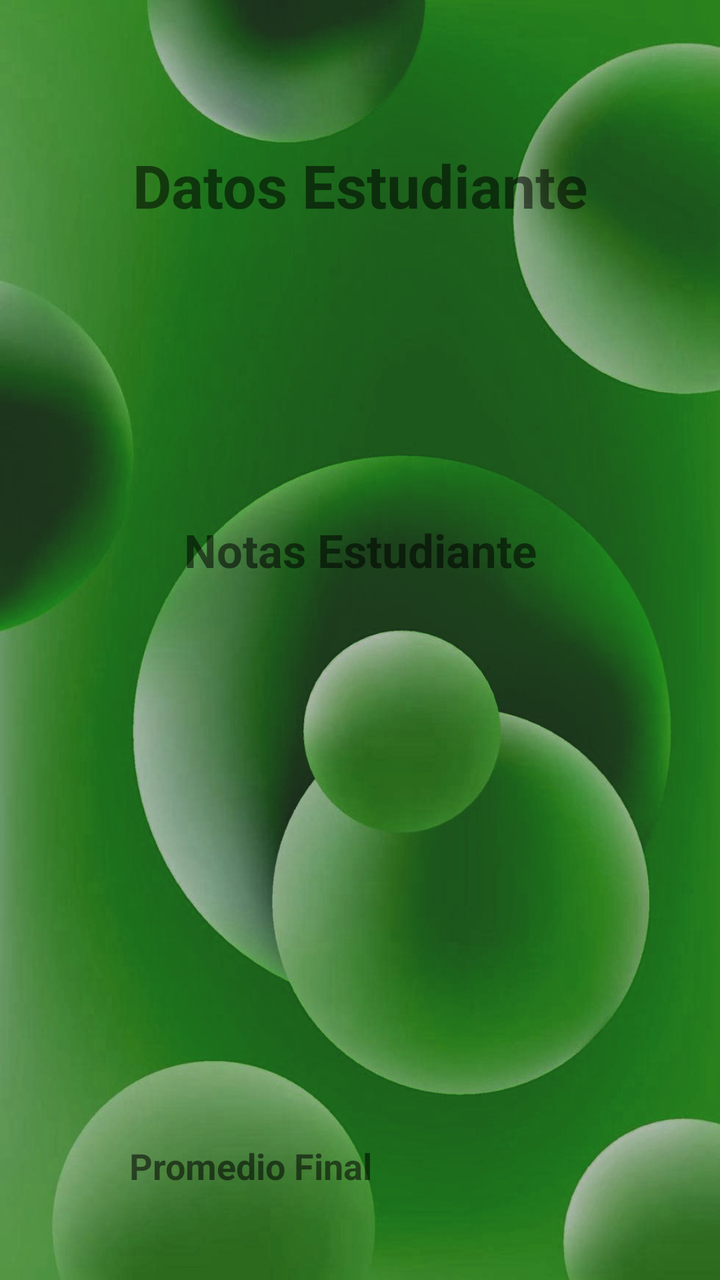
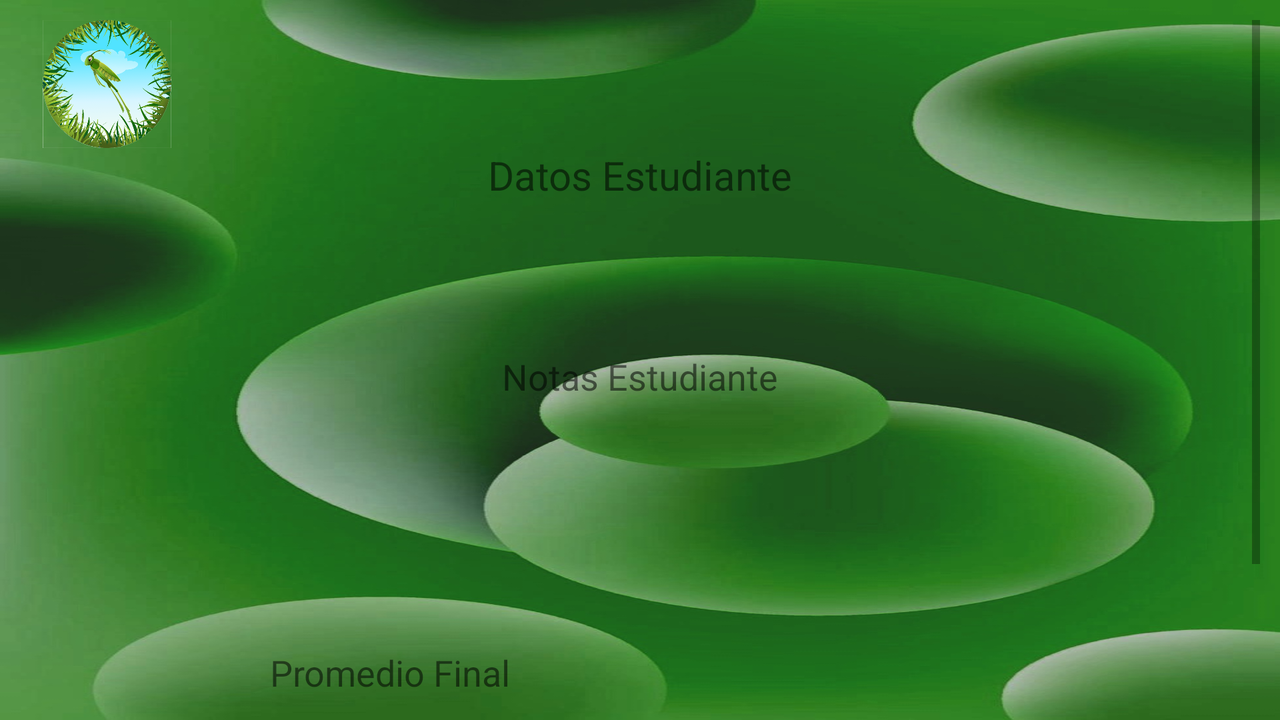

One screen, two layout resources from the same app: the default and the repository's alternative for another configuration. Each is rendered where Android would select it; the XML of both is given below.
<!-- AndroidManifest.xml: application theme Theme.Saltamontes -->
<!-- res/layout/activity_results.xml -->
<?xml version="1.0" encoding="utf-8"?>
<androidx.constraintlayout.widget.ConstraintLayout xmlns:android="http://schemas.android.com/apk/res/android"
    xmlns:app="http://schemas.android.com/apk/res-auto"
    xmlns:tools="http://schemas.android.com/tools"
    android:layout_width="match_parent"
    android:layout_height="match_parent"
    tools:context=".ResultsActivity"
    android:padding="10dp"
    android:background="@drawable/logo1">

    <TextView
        android:id="@+id/resultado"
        android:layout_width="match_parent"
        android:layout_height="wrap_content"
        android:layout_marginVertical="3dp"
        android:text=""
        android:textAlignment="center"
        android:textColor="#F10A0A"
        android:textSize="35dp"
        app:layout_constraintTop_toTopOf="parent"
        tools:layout_editor_absoluteX="176dp" />

    <TableLayout
        android:id="@+id/tableLayout"
        android:layout_width="match_parent"
        android:layout_height="wrap_content"
        app:layout_constraintTop_toBottomOf="@+id/resultado"
        tools:layout_editor_absoluteX="1dp"
        tools:ignore="MissingConstraints"
        android:layout_marginVertical="8dp">

        <TableRow
            android:layout_width="match_parent"
            android:layout_height="wrap_content">

            <TextView
                android:id="@+id/i"
                android:layout_height="50dp"
                android:layout_weight="1"
                android:gravity="center"
                android:text="Datos Estudiante"
                android:textAlignment="center"
                android:textSize="30dp"
                android:textStyle="bold"
                app:layout_constraintTop_toTopOf="parent"
                tools:layout_editor_absoluteX="176dp" />

        </TableRow>
        <TableRow
            android:layout_width="match_parent"
            android:layout_height="wrap_content">

            <TextView
                android:id="@+id/documento"
                android:layout_width="192dp"
                android:layout_height="50dp"
                android:layout_marginRight="10dp"
                android:layout_weight="1"
                android:gravity="center"
                android:text=""
                android:textAlignment="center"
                android:textSize="18dp"
                app:layout_constraintTop_toTopOf="parent"
                tools:layout_editor_absoluteX="176dp" />

            <TextView
                android:id="@+id/nombre"
                android:layout_height="50dp"
                android:layout_weight="5"
                android:gravity="center"
                android:text=""
                android:textAlignment="center"
                android:textSize="18dp"
                app:layout_constraintTop_toTopOf="parent"
                tools:layout_editor_absoluteX="176dp" />
        </TableRow>

        <TableRow
            android:layout_width="match_parent"
            android:layout_height="wrap_content">

            <TextView
                android:id="@+id/edad"
                android:layout_height="50dp"
                android:layout_marginRight="10dp"
                android:layout_weight="1"
                android:gravity="center"
                android:text=""
                android:textAlignment="center"
                android:textSize="18dp"
                app:layout_constraintTop_toTopOf="parent"
                tools:layout_editor_absoluteX="176dp" />

            <TextView
                android:id="@+id/telefono"
                android:layout_height="50dp"
                android:layout_weight="5"
                android:gravity="center"
                android:text=""
                android:textAlignment="center"
                android:textSize="18dp"
                app:layout_constraintTop_toTopOf="parent"
                tools:layout_editor_absoluteX="176dp" />
        </TableRow>

        <TableRow
            android:layout_width="match_parent"
            android:layout_height="wrap_content">

            <TextView
                android:id="@+id/direccion"
                android:layout_height="wrap_content"
                android:layout_weight="1"
                android:gravity="center"
                android:text=""
                android:textAlignment="center"
                android:textSize="18dp"
                app:layout_constraintTop_toTopOf="parent"
                tools:layout_editor_absoluteX="176dp" />
        </TableRow>
    </TableLayout>

    <TableLayout
        android:id="@+id/tableLayout2"
        android:layout_width="match_parent"
        android:layout_height="wrap_content"
        app:layout_constraintTop_toBottomOf="@+id/tableLayout"
        tools:ignore="MissingConstraints"
        tools:layout_editor_absoluteX="1dp"
        android:layout_marginVertical="8dp">

        <TableRow
            android:layout_width="match_parent"
            android:layout_height="wrap_content">

            <TextView
                android:id="@+id/it"
                android:layout_height="50dp"
                android:layout_weight="1"
                android:gravity="center"
                android:text="Notas Estudiante"
                android:textAlignment="center"
                android:textSize="23dp"
                android:textStyle="bold"
                app:layout_constraintTop_toTopOf="parent"
                tools:layout_editor_absoluteX="176dp" />

        </TableRow>
        <TableRow
            android:layout_width="match_parent"
            android:layout_height="wrap_content">

            <TextView
                android:id="@+id/nombreMateria1"
                android:layout_height="50dp"
                android:layout_weight="1"
                android:gravity="center"
                android:text=""
                android:textAlignment="center"
                android:textSize="18dp"
                app:layout_constraintTop_toTopOf="parent"
                tools:layout_editor_absoluteX="176dp" />

            <TextView
                android:id="@+id/notaMateria1"
                android:layout_height="50dp"
                android:layout_weight="1"
                android:height="60dp"
                android:gravity="center"
                android:text=""
                android:textAlignment="center"
                android:textSize="18dp"
                app:layout_constraintTop_toTopOf="parent"
                tools:layout_editor_absoluteX="176dp" />
        </TableRow>

        <TableRow
            android:layout_width="match_parent"
            android:layout_height="wrap_content">

            <TextView
                android:id="@+id/nombreMateria2"
                android:layout_height="50dp"
                android:layout_weight="1"
                android:gravity="center"
                android:text=""
                android:textAlignment="center"
                android:textSize="18dp"
                app:layout_constraintTop_toTopOf="parent"
                tools:layout_editor_absoluteX="176dp" />

            <TextView
                android:id="@+id/notaMateria2"
                android:layout_height="50dp"
                android:layout_weight="1"
                android:height="60dp"
                android:gravity="center"
                android:text=""
                android:textAlignment="center"
                android:textSize="18dp"
                app:layout_constraintTop_toTopOf="parent"
                tools:layout_editor_absoluteX="176dp" />
        </TableRow>
        <TableRow
            android:layout_width="match_parent"
            android:layout_height="wrap_content">

            <TextView
                android:id="@+id/nombreMateria3"
                android:layout_height="50dp"
                android:layout_weight="1"
                android:gravity="center"
                android:text=""
                android:textAlignment="center"
                android:textSize="18dp"
                app:layout_constraintTop_toTopOf="parent"
                tools:layout_editor_absoluteX="176dp" />

            <TextView
                android:id="@+id/notaMateria3"
                android:layout_height="50dp"
                android:layout_weight="1"
                android:gravity="center"
                android:text=""
                android:textAlignment="center"
                android:textSize="18dp"
                app:layout_constraintTop_toTopOf="parent"
                tools:layout_editor_absoluteX="176dp" />
        </TableRow>
        <TableRow
            android:layout_width="match_parent"
            android:layout_height="wrap_content">

            <TextView
                android:id="@+id/nombreMateria4"
                android:layout_height="50dp"
                android:layout_weight="1"
                android:gravity="center"
                android:text=""
                android:textAlignment="center"
                android:textSize="18dp"
                app:layout_constraintTop_toTopOf="parent"
                tools:layout_editor_absoluteX="176dp" />

            <TextView
                android:id="@+id/notaMateria4"
                android:layout_height="50dp"
                android:layout_weight="1"
                android:gravity="center"
                android:text=""
                android:textAlignment="center"
                android:textSize="18dp"
                app:layout_constraintTop_toTopOf="parent"
                tools:layout_editor_absoluteX="176dp" />
        </TableRow>
        <TableRow
            android:layout_width="match_parent"
            android:layout_height="wrap_content">

            <TextView
                android:id="@+id/nombreMateria5"
                android:layout_height="50dp"
                android:layout_weight="1"
                android:gravity="center"
                android:text=""
                android:textAlignment="center"
                android:textSize="18dp"
                app:layout_constraintTop_toTopOf="parent"
                tools:layout_editor_absoluteX="176dp" />

            <TextView
                android:id="@+id/notaMateria5"
                android:layout_height="50dp"
                android:layout_weight="1"
                android:gravity="center"
                android:text=""
                android:textAlignment="center"
                android:textSize="18dp"
                app:layout_constraintTop_toTopOf="parent"
                tools:layout_editor_absoluteX="176dp" />
        </TableRow>
    </TableLayout>
    <TableLayout
        android:id="@+id/tableLayout3"
        android:layout_width="match_parent"
        android:layout_height="wrap_content"
        app:layout_constraintTop_toBottomOf="@+id/tableLayout2"
        tools:ignore="MissingConstraints"
        tools:layout_editor_absoluteX="1dp"
        android:layout_marginVertical="8dp">

        <TableRow
            android:layout_width="match_parent"
            android:layout_height="wrap_content">

            <TextView
                android:id="@+id/txtPromedio"
                android:layout_height="50dp"
                android:layout_weight="1"
                android:gravity="center"
                android:text="@string/Promedio_Final"
                android:textAlignment="center"
                android:textSize="18dp"
                android:textStyle="bold"
                app:layout_constraintTop_toTopOf="parent"
                tools:layout_editor_absoluteX="176dp" />

            <TextView
                android:id="@+id/promedio"
                android:layout_height="50dp"
                android:layout_weight="1"
                android:gravity="center"
                android:text=""
                android:textAlignment="center"
                android:textSize="18dp"
                app:layout_constraintTop_toTopOf="parent"
                tools:layout_editor_absoluteX="176dp" />
        </TableRow>

    </TableLayout>

    <TextView
        android:id="@+id/recupera"
        android:layout_width="wrap_content"
        android:layout_height="wrap_content"
        android:layout_weight="1"
        android:text=""
        android:textAlignment="center"
        android:textSize="15dp"
        app:layout_constraintBottom_toTopOf="@+id/btnSalir"
        app:layout_constraintEnd_toEndOf="parent"
        app:layout_constraintHorizontal_bias="0.498"
        app:layout_constraintStart_toStartOf="parent"
        app:layout_constraintTop_toTopOf="parent"
        app:layout_constraintVertical_bias="1.0" />

    <Button
        android:id="@+id/btnSalir"
        android:layout_width="143dp"
        android:layout_height="51dp"
        android:layout_marginTop="56dp"
        android:backgroundTint="#FFFFFF"
        android:text="Salir"
        android:textColor="#000000"
        app:layout_constraintBottom_toBottomOf="parent"
        app:layout_constraintEnd_toEndOf="parent"
        app:layout_constraintHorizontal_bias="1.0"
        app:layout_constraintStart_toStartOf="parent"
        app:layout_constraintTop_toBottomOf="@+id/tableLayout3"
        app:layout_constraintVertical_bias="0.176"
        tools:ignore="MissingConstraints" />


</androidx.constraintlayout.widget.ConstraintLayout>
<!-- resources referenced by this layout -->
<resources>
  <!-- drawable logo1: jpg bitmap (drawable, 147507 bytes) -->
  <string name="Promedio_Final">Promedio Final</string>
  <style name="Theme.Saltamontes" parent="Theme.MaterialComponents.DayNight.NoActionBar">
          
          <item name="colorPrimary">@color/purple_500</item>
          <item name="colorPrimaryVariant">@color/purple_700</item>
          <item name="colorOnPrimary">@color/white</item>
          
          <item name="colorSecondary">@color/teal_200</item>
          <item name="colorSecondaryVariant">@color/teal_700</item>
          <item name="colorOnSecondary">@color/black</item>
          
          <item name="android:statusBarColor" tools:targetApi="l">?attr/colorPrimaryVariant</item>
          
      </style>
</resources>
<!-- res/layout-land/activity_results.xml (the repository's variant of the layout above) -->
<!-- drawn on the phone turned sideways -->
<?xml version="1.0" encoding="utf-8"?>
<androidx.constraintlayout.widget.ConstraintLayout xmlns:android="http://schemas.android.com/apk/res/android"
    xmlns:app="http://schemas.android.com/apk/res-auto"
    xmlns:tools="http://schemas.android.com/tools"
    android:layout_width="match_parent"
    android:layout_height="match_parent"
    tools:context=".ResultsActivity"
    android:padding="10dp"
    android:background="@drawable/logo1">

    <ScrollView
        android:layout_width="match_parent"
        android:layout_height="match_parent">
        <androidx.constraintlayout.widget.ConstraintLayout
            android:layout_width="match_parent"
            android:layout_height="match_parent">

    <TextView
        android:id="@+id/resultado"
        android:layout_width="257dp"
        android:layout_height="53dp"
        android:layout_marginVertical="3dp"
        android:layout_marginTop="16dp"
        android:text=""
        android:textAlignment="center"
        android:textSize="35dp"
        app:layout_constraintEnd_toEndOf="parent"
        app:layout_constraintHorizontal_bias="1.0"
        app:layout_constraintStart_toStartOf="parent"
        app:layout_constraintTop_toTopOf="parent" />

    <TableLayout
        android:id="@+id/tableLayout"
        android:layout_width="match_parent"
        android:layout_height="wrap_content"
        app:layout_constraintTop_toBottomOf="@+id/resultado"
        tools:layout_editor_absoluteX="1dp"
        tools:ignore="MissingConstraints"
        android:layout_marginVertical="8dp">

        <TableRow
            android:layout_width="match_parent"
            android:layout_height="wrap_content">

            <TextView
                android:id="@+id/i"
                android:layout_height="25dp"
                android:layout_weight="1"
                android:text="Datos Estudiante"
                android:textAlignment="center"
                android:textSize="20dp"
                app:layout_constraintTop_toTopOf="parent"
                tools:layout_editor_absoluteX="176dp" />

        </TableRow>
        <TableRow
            android:layout_width="match_parent"
            android:layout_height="wrap_content">

            <TextView
                android:id="@+id/documento"
                android:layout_height="23dp"
                android:layout_weight="1"
                android:text=""
                android:textAlignment="center"
                android:textSize="15dp"
                app:layout_constraintTop_toTopOf="parent"
                tools:layout_editor_absoluteX="176dp" />

            <TextView
                android:id="@+id/nombre"
                android:layout_height="23dp"
                android:layout_weight="1"
                android:text=""
                android:textAlignment="center"
                android:textSize="15dp"
                app:layout_constraintTop_toTopOf="parent"
                tools:layout_editor_absoluteX="176dp" />
        </TableRow>

        <TableRow
            android:layout_width="match_parent"
            android:layout_height="wrap_content">

            <TextView
                android:id="@+id/edad"
                android:layout_height="23dp"
                android:layout_weight="1"
                android:text=""
                android:textAlignment="center"
                android:textSize="15dp"
                app:layout_constraintTop_toTopOf="parent"
                tools:layout_editor_absoluteX="176dp" />

            <TextView
                android:id="@+id/telefono"
                android:layout_height="23dp"
                android:layout_weight="1"
                android:text=""
                android:textAlignment="center"
                android:textSize="15dp"
                app:layout_constraintTop_toTopOf="parent"
                tools:layout_editor_absoluteX="176dp" />
        </TableRow>

        <TableRow
            android:layout_width="match_parent"
            android:layout_height="wrap_content">

            <TextView
                android:id="@+id/direccion"
                android:layout_height="23dp"
                android:layout_weight="1"
                android:text=""
                android:textAlignment="center"
                android:textSize="15dp"
                app:layout_constraintTop_toTopOf="parent"
                tools:layout_editor_absoluteX="176dp" />
        </TableRow>
    </TableLayout>

    <TableLayout
        android:id="@+id/tableLayout2"
        android:layout_width="match_parent"
        android:layout_height="wrap_content"
        app:layout_constraintTop_toBottomOf="@+id/tableLayout"
        tools:ignore="MissingConstraints"
        tools:layout_editor_absoluteX="1dp"
        android:layout_marginVertical="8dp">

        <TableRow
            android:layout_width="match_parent"
            android:layout_height="wrap_content">

            <TextView
                android:id="@+id/it"
                android:layout_height="25dp"
                android:layout_weight="1"
                android:text="Notas Estudiante"
                android:textAlignment="center"
                android:textSize="18dp"
                app:layout_constraintTop_toTopOf="parent"
                tools:layout_editor_absoluteX="176dp" />

        </TableRow>
        <TableRow
            android:layout_width="match_parent"
            android:layout_height="wrap_content">

            <TextView
                android:id="@+id/nombreMateria1"
                android:layout_height="23dp"
                android:layout_weight="1"
                android:text=""
                android:textAlignment="center"
                android:textSize="15dp"
                app:layout_constraintTop_toTopOf="parent"
                tools:layout_editor_absoluteX="176dp" />

            <TextView
                android:id="@+id/notaMateria1"
                android:layout_height="23dp"
                android:layout_weight="1"
                android:text=""
                android:textAlignment="center"
                android:textSize="15dp"
                app:layout_constraintTop_toTopOf="parent"
                tools:layout_editor_absoluteX="176dp" />
        </TableRow>

        <TableRow
            android:layout_width="match_parent"
            android:layout_height="wrap_content">

            <TextView
                android:id="@+id/nombreMateria2"
                android:layout_height="23dp"
                android:layout_weight="1"
                android:text=""
                android:textAlignment="center"
                android:textSize="15dp"
                app:layout_constraintTop_toTopOf="parent"
                tools:layout_editor_absoluteX="176dp" />

            <TextView
                android:id="@+id/notaMateria2"
                android:layout_height="23dp"
                android:layout_weight="1"
                android:text=""
                android:textAlignment="center"
                android:textSize="15dp"
                app:layout_constraintTop_toTopOf="parent"
                tools:layout_editor_absoluteX="176dp" />
        </TableRow>
        <TableRow
            android:layout_width="match_parent"
            android:layout_height="wrap_content">

            <TextView
                android:id="@+id/nombreMateria3"
                android:layout_height="23dp"
                android:layout_weight="1"
                android:text=""
                android:textAlignment="center"
                android:textSize="15dp"
                app:layout_constraintTop_toTopOf="parent"
                tools:layout_editor_absoluteX="176dp" />

            <TextView
                android:id="@+id/notaMateria3"
                android:layout_height="23dp"
                android:layout_weight="1"
                android:text=""
                android:textAlignment="center"
                android:textSize="15dp"
                app:layout_constraintTop_toTopOf="parent"
                tools:layout_editor_absoluteX="176dp" />
        </TableRow>
        <TableRow
            android:layout_width="match_parent"
            android:layout_height="wrap_content">

            <TextView
                android:id="@+id/nombreMateria4"
                android:layout_height="23dp"
                android:layout_weight="1"
                android:text=""
                android:textAlignment="center"
                android:textSize="15dp"
                app:layout_constraintTop_toTopOf="parent"
                tools:layout_editor_absoluteX="176dp" />

            <TextView
                android:id="@+id/notaMateria4"
                android:layout_height="23dp"
                android:layout_weight="1"
                android:text=""
                android:textAlignment="center"
                android:textSize="15dp"
                app:layout_constraintTop_toTopOf="parent"
                tools:layout_editor_absoluteX="176dp" />
        </TableRow>
        <TableRow
            android:layout_width="match_parent"
            android:layout_height="wrap_content">

            <TextView
                android:id="@+id/nombreMateria5"
                android:layout_height="23dp"
                android:layout_weight="1"
                android:text=""
                android:textAlignment="center"
                android:textSize="15dp"
                app:layout_constraintTop_toTopOf="parent"
                tools:layout_editor_absoluteX="176dp" />

            <TextView
                android:id="@+id/notaMateria5"
                android:layout_height="23dp"
                android:layout_weight="1"
                android:text=""
                android:textAlignment="center"
                android:textSize="15dp"
                app:layout_constraintTop_toTopOf="parent"
                tools:layout_editor_absoluteX="176dp" />
        </TableRow>
    </TableLayout>
    <TableLayout
        android:id="@+id/tableLayout3"
        android:layout_width="match_parent"
        android:layout_height="wrap_content"
        app:layout_constraintTop_toBottomOf="@+id/tableLayout2"
        tools:ignore="MissingConstraints"
        tools:layout_editor_absoluteX="1dp"
        android:layout_marginVertical="8dp">

        <TableRow
            android:layout_width="match_parent"
            android:layout_height="wrap_content">

            <TextView
                android:id="@+id/txtPromedio"
                android:layout_height="23dp"
                android:layout_weight="1"
                android:text="@string/Promedio_Final"
                android:textAlignment="center"
                android:textSize="18dp"
                app:layout_constraintTop_toTopOf="parent"
                tools:layout_editor_absoluteX="176dp" />

            <TextView
                android:id="@+id/promedio"
                android:layout_height="23dp"
                android:layout_weight="1"
                android:text=""
                android:textAlignment="center"
                android:textSize="15dp"
                app:layout_constraintTop_toTopOf="parent"
                tools:layout_editor_absoluteX="176dp" />
        </TableRow>

    </TableLayout>


    <TextView
        android:id="@+id/recupera"
        android:layout_width="wrap_content"
        android:layout_height="wrap_content"
        android:layout_weight="1"
        android:text=""
        android:textAlignment="center"
        android:textSize="15dp"
        app:layout_constraintBottom_toTopOf="@+id/btnSalir"
        app:layout_constraintEnd_toEndOf="parent"
        app:layout_constraintHorizontal_bias="0.499"
        app:layout_constraintStart_toStartOf="parent"
        app:layout_constraintTop_toTopOf="parent"
        app:layout_constraintVertical_bias="1.0" />

            <Button
                android:id="@+id/btnSalir"
                android:layout_width="141dp"
                android:layout_height="46dp"
                android:layout_marginTop="12dp"
                android:layout_marginBottom="30dp"
                android:backgroundTint="#FFFFFF"
                android:text="Salir"
                android:textColor="#000000"
                app:layout_constraintBottom_toBottomOf="parent"
                app:layout_constraintEnd_toEndOf="parent"
                app:layout_constraintHorizontal_bias="0.499"
                app:layout_constraintStart_toStartOf="parent"
                app:layout_constraintTop_toBottomOf="@+id/tableLayout3"
                tools:ignore="MissingConstraints" />

    <ImageView
        android:id="@+id/imageView2"
        android:layout_width="73dp"
        android:layout_height="64dp"
        android:layout_marginEnd="208dp"
        android:layout_marginBottom="5dp"
        app:layout_constraintBottom_toTopOf="@+id/tableLayout"
        app:layout_constraintEnd_toStartOf="@+id/resultado"
        app:layout_constraintHorizontal_bias="0.087"
        app:layout_constraintStart_toStartOf="parent"
        app:layout_constraintTop_toTopOf="parent"
        app:layout_constraintVertical_bias="0.0"
        app:srcCompat="@drawable/logo" />
    </androidx.constraintlayout.widget.ConstraintLayout>
</ScrollView>


</androidx.constraintlayout.widget.ConstraintLayout>
<!-- resources referenced by the variant -->
<!-- as the phone turned sideways resolves them -->
<resources>
  <!-- drawable logo: png bitmap (drawable, 177796 bytes) -->
  <!-- drawable logo1: jpg bitmap (drawable, 147507 bytes) -->
  <string name="Promedio_Final">Promedio Final</string>
  <style name="Theme.Saltamontes" parent="Theme.MaterialComponents.DayNight.NoActionBar">
          
          <item name="colorPrimary">@color/purple_500</item>
          <item name="colorPrimaryVariant">@color/purple_700</item>
          <item name="colorOnPrimary">@color/white</item>
          
          <item name="colorSecondary">@color/teal_200</item>
          <item name="colorSecondaryVariant">@color/teal_700</item>
          <item name="colorOnSecondary">@color/black</item>
          
          <item name="android:statusBarColor" tools:targetApi="l">?attr/colorPrimaryVariant</item>
          
      </style>
</resources>
